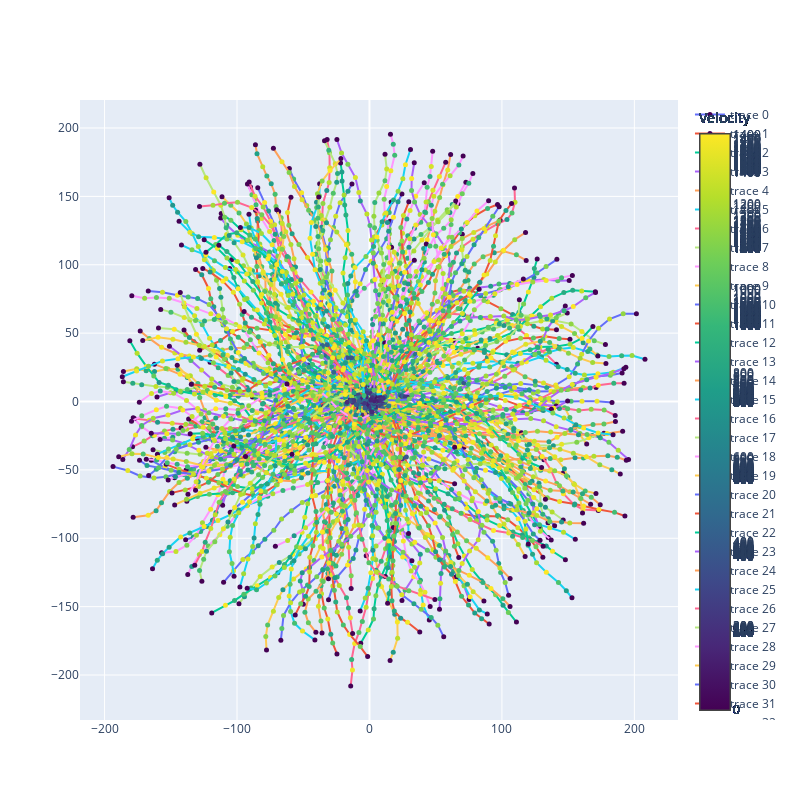

Notebook code for this chart:
### Markdown cell above
### checking the dataloader

### Code cell
import plotly.graph_objects as go

fig = go.Figure()
for i, data in enumerate(dataloader, 0): 
    _input_trajectories_padded, _buttonTargets, trajectoryLengths = data
    # print(_input_trajectories_padded[0])
    if i == 1:
        break
    for ii in range(len(_input_trajectories_padded)):
        df_sequence = pd.DataFrame(_input_trajectories_padded[ii] * dataset.std_traj + dataset.mean_traj, columns=['dx','dy'])
        df_sequence['velocity'] = np.sqrt(df_sequence['dx']**2 + df_sequence['dy']**2) / dataset.FIXED_TIMESTEP
        df_target = pd.DataFrame(_buttonTargets[ii] * dataset.std_button + dataset.mean_button, columns=[dataset.targetColumns])
        sequence_id = 0
        dataset.SHOW_ONE = True
        df_abs = dataset.convertToAbsolute(df_sequence, df_target)

        fig.add_trace(go.Scatter(x=df_abs['x'], y=df_abs['y'],
                mode='lines+markers',
                marker=dict(
                            size=5, 
                            # symbol= "arrow-bar-up", angleref="previous",
                            # size=15,
                            # color='grey',),
                            color=df_abs['velocity'], colorscale='Viridis', showscale=True, colorbar=dict(title="Velocity")),
                
                ))
fig.update_layout(
    width=800,
    height=800,)
fig.show()
# pass
